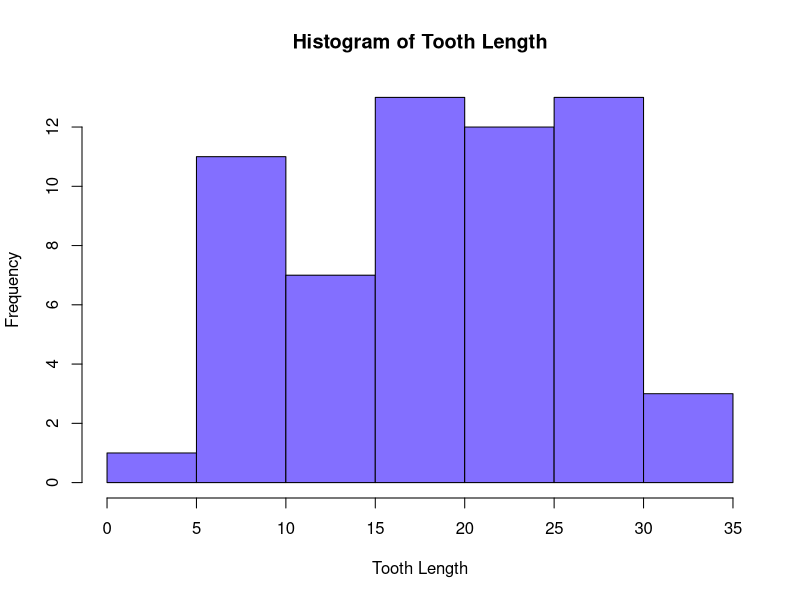
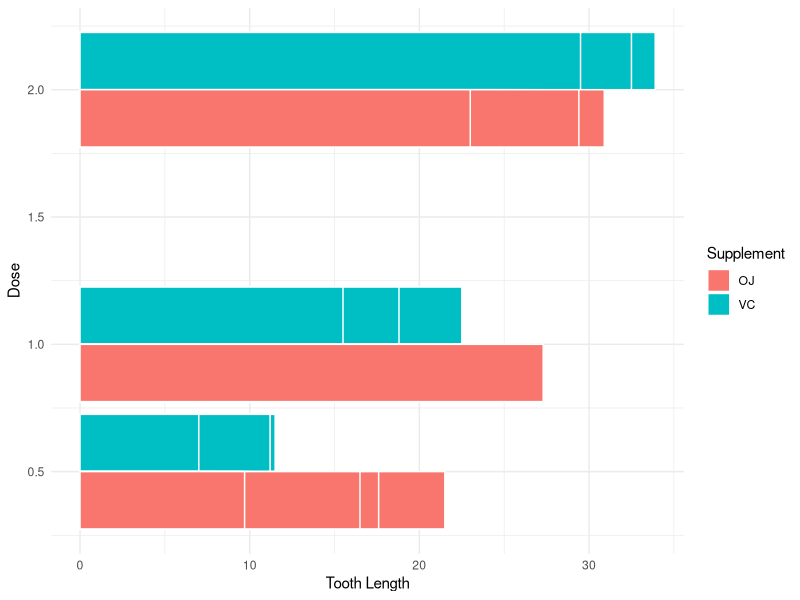

These charts were generated, in order, by the following R code:
## ---- chunk 1
knitr::opts_chunk$set(echo = TRUE, cache = TRUE, warning = FALSE)
## ---- chunk 2
require(tidyverse)
data <- ToothGrowth
## ---- chunk 3
means <- data %>% 
    group_by(supp, dose) %>% 
    summarize(tooth.length = mean(len))

means
# Classes
nclass = round(sqrt(length(data$len)))
hist(data$len, col = "slateblue1", main = "Histogram of Tooth Length", xlab = "Tooth Length", nclass = nclass)

# OJ - orange juice
# VC - vitamin C
## ---- chunk 4
# Separate value vectors for analysis
supp = data$supp

len_by_OJ = data$len[supp == "OJ"] # Mean
len_by_VC = data$len[supp == "VC"]

# T-test: non-paired, variance based on approx of df, t < mean
t.test(len_by_VC, len_by_OJ, conf.level = .95, var.equal = FALSE, paired = FALSE, alternative = "less")
## ---- chunk 5
# Separate value vectors for analysis
half = data$len[data$dose == .5]
one = data$len[data$dose == 1] # Mean
two = data$len[data$dose == 2]

# Dose one is considered the mean sample for testing

# T-test, non-paired, var by approx of df, t < mean
t.test(half, one, alternative = "less", paired = FALSE, var.equal = FALSE, conf.level = .95)
## ---- chunk 6
# T-test, non-paired, var by approx of df, t > mean
t.test(two, one, alternative = "greater", paired = FALSE, var.equal = FALSE, conf.level = .95)
## ---- chunk 7
ggplot(data, aes(dose, len, group = supp, fill = supp)) +
    geom_bar(stat = "identity", position = "dodge", color = "white") +
    labs(
        x = "Dose",
        y = "Tooth Length",
        fill = "Supplement"
    ) +
    coord_flip() +
    theme_minimal()
